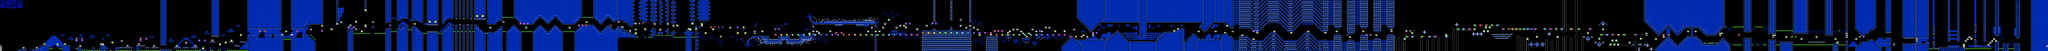

The image is a tile-based game level rendered from a .tmx file. Its description and source (layers, tilesets, objects; grid data summarised) follow:
An orthogonal 1084x27 tile map with 16x16 px tiles, 2 tile layers (SP, ...), 2 tilesets, 2 image layers.

<map version="1.10" tiledversion="1.11.2" orientation="orthogonal" renderorder="right-down" width="1084" height="27" tilewidth="16" tileheight="16" infinite="0" nextlayerid="5" nextobjectid="1">
 <editorsettings>
  <chunksize width="16" height="27" />
  <export target="geometricaldominator.csv" format="csv" />
 </editorsettings>
 <tileset firstgid="1" name="famidash" tilewidth="16" tileheight="16" tilecount="256" columns="16">
  <image source="../../../GRAPHICS/famidash.bmp" width="256" height="256" />
 </tileset>
 <tileset firstgid="257" name="sprites" tilewidth="16" tileheight="16" tilecount="256" columns="16">
  <image source="../../../GRAPHICS/sprites.png" width="256" height="256" />
 </tileset>
 <imagelayer id="3" name="Image Layer 1" parallaxx="0.9" parallaxy="0.9" repeatx="1" repeaty="1">
  <image source="../../../GRAPHICS/Old/parallax Blue.bmp" width="144" height="72" />
 </imagelayer>
 <imagelayer id="4" name="Image Layer 2" offsetx="0" offsety="432" repeatx="1">
  <image source="../../../GRAPHICS/ground.bmp" width="64" height="128" />
 </imagelayer>
 <layer id="1" width="1084" height="27">
  <data>[29268 cells, 14978 non-empty, 132 distinct tile ids]</data>
 </layer>
 <layer id="2" name="SP" width="1084" height="27">
  <data>[29268 cells, 393 non-empty, 77 distinct tile ids]</data>
 </layer>
</map>
